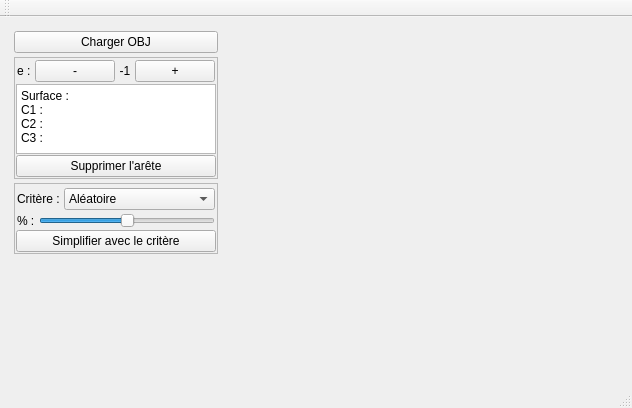
<?xml version="1.0" encoding="UTF-8"?>
<ui version="4.0">
 <class>MainWindow</class>
 <widget class="QMainWindow" name="MainWindow">
  <property name="geometry">
   <rect>
    <x>0</x>
    <y>0</y>
    <width>632</width>
    <height>408</height>
   </rect>
  </property>
  <property name="windowTitle">
   <string>MainWindow</string>
  </property>
  <widget class="QWidget" name="centralWidget">
   <layout class="QHBoxLayout" name="horizontalLayout">
    <item>
     <widget class="QWidget" name="widget_2" native="true">
      <property name="sizePolicy">
       <sizepolicy hsizetype="Maximum" vsizetype="Preferred">
        <horstretch>150</horstretch>
        <verstretch>0</verstretch>
       </sizepolicy>
      </property>
      <property name="minimumSize">
       <size>
        <width>150</width>
        <height>0</height>
       </size>
      </property>
      <layout class="QVBoxLayout" name="verticalLayout">
       <property name="spacing">
        <number>4</number>
       </property>
       <property name="leftMargin">
        <number>3</number>
       </property>
       <property name="topMargin">
        <number>3</number>
       </property>
       <property name="rightMargin">
        <number>3</number>
       </property>
       <property name="bottomMargin">
        <number>3</number>
       </property>
       <item>
        <widget class="QPushButton" name="pushButton_chargement">
         <property name="minimumSize">
          <size>
           <width>200</width>
           <height>0</height>
          </size>
         </property>
         <property name="text">
          <string>Charger OBJ</string>
         </property>
        </widget>
       </item>
       <item>
        <widget class="QFrame" name="frame">
         <property name="frameShape">
          <enum>QFrame::StyledPanel</enum>
         </property>
         <property name="frameShadow">
          <enum>QFrame::Raised</enum>
         </property>
         <layout class="QVBoxLayout" name="verticalLayout_3">
          <property name="spacing">
           <number>1</number>
          </property>
          <property name="leftMargin">
           <number>1</number>
          </property>
          <property name="topMargin">
           <number>1</number>
          </property>
          <property name="rightMargin">
           <number>1</number>
          </property>
          <property name="bottomMargin">
           <number>1</number>
          </property>
          <item>
           <widget class="QWidget" name="widget_3" native="true">
            <property name="sizePolicy">
             <sizepolicy hsizetype="Preferred" vsizetype="Preferred">
              <horstretch>0</horstretch>
              <verstretch>0</verstretch>
             </sizepolicy>
            </property>
            <layout class="QHBoxLayout" name="horizontalLayout_3">
             <property name="spacing">
              <number>1</number>
             </property>
             <property name="leftMargin">
              <number>1</number>
             </property>
             <property name="topMargin">
              <number>1</number>
             </property>
             <property name="rightMargin">
              <number>1</number>
             </property>
             <property name="bottomMargin">
              <number>1</number>
             </property>
             <item>
              <widget class="QLabel" name="label_5">
               <property name="sizePolicy">
                <sizepolicy hsizetype="Maximum" vsizetype="Preferred">
                 <horstretch>0</horstretch>
                 <verstretch>0</verstretch>
                </sizepolicy>
               </property>
               <property name="text">
                <string>e : </string>
               </property>
              </widget>
             </item>
             <item>
              <widget class="QPushButton" name="pushButton_edgeMoins">
               <property name="sizePolicy">
                <sizepolicy hsizetype="Preferred" vsizetype="Fixed">
                 <horstretch>0</horstretch>
                 <verstretch>0</verstretch>
                </sizepolicy>
               </property>
               <property name="text">
                <string>-</string>
               </property>
              </widget>
             </item>
             <item>
              <widget class="QLabel" name="labelEdge">
               <property name="sizePolicy">
                <sizepolicy hsizetype="Preferred" vsizetype="Preferred">
                 <horstretch>0</horstretch>
                 <verstretch>0</verstretch>
                </sizepolicy>
               </property>
               <property name="text">
                <string>-1</string>
               </property>
               <property name="alignment">
                <set>Qt::AlignCenter</set>
               </property>
              </widget>
             </item>
             <item>
              <widget class="QPushButton" name="pushButton_edgePlus">
               <property name="sizePolicy">
                <sizepolicy hsizetype="Preferred" vsizetype="Fixed">
                 <horstretch>0</horstretch>
                 <verstretch>0</verstretch>
                </sizepolicy>
               </property>
               <property name="minimumSize">
                <size>
                 <width>10</width>
                 <height>0</height>
                </size>
               </property>
               <property name="text">
                <string>+</string>
               </property>
              </widget>
             </item>
            </layout>
           </widget>
          </item>
          <item>
           <widget class="QPlainTextEdit" name="infoEdgeSelection">
            <property name="sizePolicy">
             <sizepolicy hsizetype="Expanding" vsizetype="Maximum">
              <horstretch>0</horstretch>
              <verstretch>0</verstretch>
             </sizepolicy>
            </property>
            <property name="maximumSize">
             <size>
              <width>200</width>
              <height>70</height>
             </size>
            </property>
            <property name="styleSheet">
             <string notr="true">font: 11pt &quot;Lucida Console&quot;;</string>
            </property>
            <property name="plainText">
             <string>Surface :
C1 : 
C2 : 
C3 :</string>
            </property>
           </widget>
          </item>
          <item>
           <widget class="QPushButton" name="pushButton_delSelEdge">
            <property name="text">
             <string>Supprimer l'arête</string>
            </property>
           </widget>
          </item>
         </layout>
        </widget>
       </item>
       <item>
        <widget class="QFrame" name="frame_2">
         <property name="frameShape">
          <enum>QFrame::StyledPanel</enum>
         </property>
         <property name="frameShadow">
          <enum>QFrame::Raised</enum>
         </property>
         <layout class="QVBoxLayout" name="verticalLayout_2">
          <property name="spacing">
           <number>1</number>
          </property>
          <property name="leftMargin">
           <number>1</number>
          </property>
          <property name="topMargin">
           <number>3</number>
          </property>
          <property name="rightMargin">
           <number>1</number>
          </property>
          <property name="bottomMargin">
           <number>1</number>
          </property>
          <item>
           <widget class="QWidget" name="widget" native="true">
            <layout class="QHBoxLayout" name="horizontalLayout_2">
             <property name="spacing">
              <number>1</number>
             </property>
             <property name="leftMargin">
              <number>1</number>
             </property>
             <property name="topMargin">
              <number>1</number>
             </property>
             <property name="rightMargin">
              <number>1</number>
             </property>
             <property name="bottomMargin">
              <number>1</number>
             </property>
             <item>
              <widget class="QLabel" name="label">
               <property name="sizePolicy">
                <sizepolicy hsizetype="Maximum" vsizetype="Maximum">
                 <horstretch>0</horstretch>
                 <verstretch>0</verstretch>
                </sizepolicy>
               </property>
               <property name="text">
                <string>Critère : </string>
               </property>
              </widget>
             </item>
             <item>
              <widget class="QComboBox" name="comboBox">
               <item>
                <property name="text">
                 <string>Aléatoire</string>
                </property>
               </item>
               <item>
                <property name="text">
                 <string>Par taille</string>
                </property>
               </item>
               <item>
                <property name="text">
                 <string>Par angle</string>
                </property>
               </item>
               <item>
                <property name="text">
                 <string>Par planéité</string>
                </property>
               </item>
               <item>
                <property name="text">
                 <string>Personnalisé</string>
                </property>
               </item>
               <item>
                <property name="text">
                 <string>Personnalisé2</string>
                </property>
               </item>
              </widget>
             </item>
            </layout>
           </widget>
          </item>
          <item>
           <widget class="QWidget" name="widget_4" native="true">
            <layout class="QHBoxLayout" name="horizontalLayout_4">
             <property name="spacing">
              <number>1</number>
             </property>
             <property name="leftMargin">
              <number>1</number>
             </property>
             <property name="topMargin">
              <number>1</number>
             </property>
             <property name="rightMargin">
              <number>1</number>
             </property>
             <property name="bottomMargin">
              <number>1</number>
             </property>
             <item>
              <widget class="QLabel" name="label_2">
               <property name="text">
                <string>% : </string>
               </property>
              </widget>
             </item>
             <item>
              <widget class="QSlider" name="horizontalSlider">
               <property name="minimum">
                <number>1</number>
               </property>
               <property name="value">
                <number>50</number>
               </property>
               <property name="orientation">
                <enum>Qt::Horizontal</enum>
               </property>
              </widget>
             </item>
            </layout>
           </widget>
          </item>
          <item>
           <widget class="QPushButton" name="pushButton_decimate">
            <property name="text">
             <string>Simplifier avec le critère</string>
            </property>
           </widget>
          </item>
         </layout>
        </widget>
       </item>
       <item>
        <spacer name="verticalSpacer">
         <property name="orientation">
          <enum>Qt::Vertical</enum>
         </property>
         <property name="sizeHint" stdset="0">
          <size>
           <width>20</width>
           <height>40</height>
          </size>
         </property>
        </spacer>
       </item>
      </layout>
     </widget>
    </item>
    <item>
     <widget class="MeshViewerWidget" name="displayWidget" native="true"/>
    </item>
   </layout>
  </widget>
  <widget class="QMenuBar" name="menuBar">
   <property name="geometry">
    <rect>
     <x>0</x>
     <y>0</y>
     <width>632</width>
     <height>22</height>
    </rect>
   </property>
  </widget>
  <widget class="QToolBar" name="mainToolBar">
   <attribute name="toolBarArea">
    <enum>TopToolBarArea</enum>
   </attribute>
   <attribute name="toolBarBreak">
    <bool>false</bool>
   </attribute>
  </widget>
  <widget class="QStatusBar" name="statusBar"/>
 </widget>
 <layoutdefault spacing="6" margin="11"/>
 <customwidgets>
  <customwidget>
   <class>MeshViewerWidget</class>
   <extends>QWidget</extends>
   <header location="global">meshviewerwidget.h</header>
   <container>1</container>
  </customwidget>
 </customwidgets>
 <resources/>
 <connections/>
</ui>
